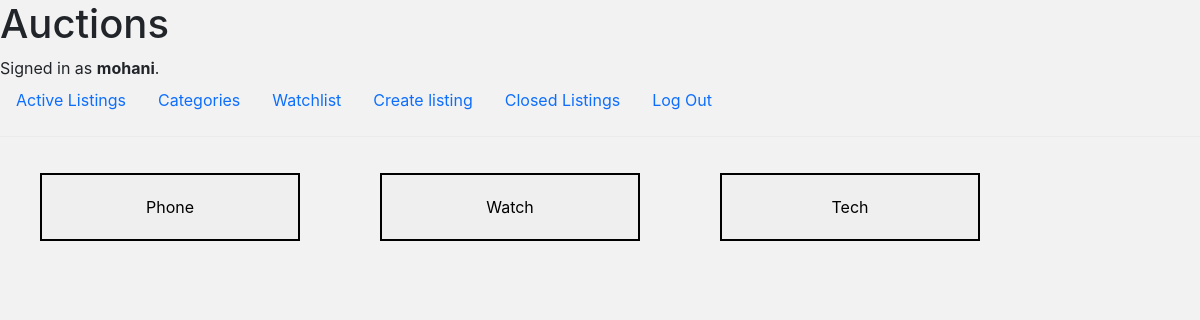
/category (signed in), run on an earlier commit of the app's database.
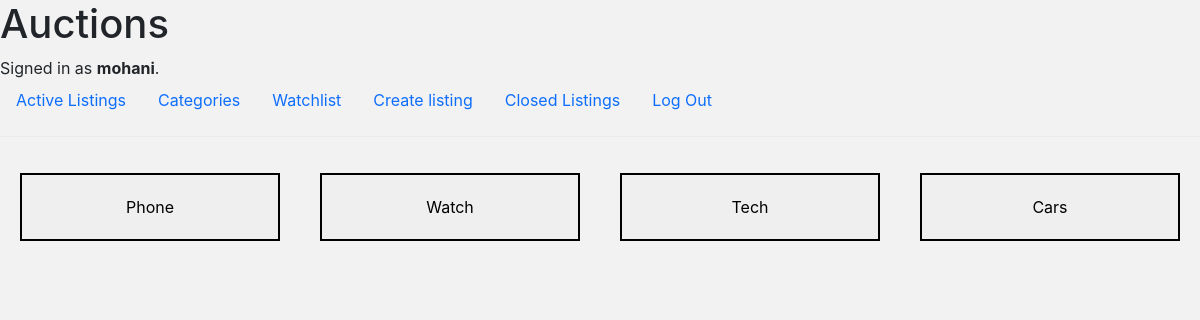
And on a later commit of the database.
### auctions/models.py (models this page shows)
class Category(models.Model):
    category = models.CharField(max_length=64, default=None)
    def __str__(self):
        return f"{self.category}"

### auctions/views.py (the view)
# urls.py: path("category", views.category, name="category"),
def category(request):
    if request.method == "POST":
        get_category = request.POST["category"]
        category = Category.objects.filter(category=get_category).first()
        if not category:
            messages.warning(request, "There is no category by this name, Try again!")
            return HttpResponseRedirect(reverse("category"))
        lists = category.group.filter(active=True).all()
        return render(request, "auctions/index.html", {
            "lists": lists,
        })
    else:
        categories = Category.objects.exclude(category="").all()
        print(categories)
        not_included = []
        for category in categories:
            if  not category.group.filter(active=True).all():
                not_included.append(category)
        new_categories = categories.exclude(category__in=not_included)
        print(new_categories, "Filtered")
        return render(request, 'auctions/category.html', {
            "categories": new_categories,
        })

### auctions/templates/auctions/category.html (shortened to what this page needs)
{% extends 'auctions/layout.html' %}
{% block body %}
<div class="category-container">
{% for category in categories %}
        <form class="category-item" action="{% url 'category' %}" method="post">
            <input type="submit" value="{{ category }}">
        </form>
    {% empty %}
    <h4 class="message">No Catagories.</h4>
    No Category
    {% endfor %}
</div>
{% endblock %}

What changed in the data, as far as the page shows it:
added Category: category "Cars"
